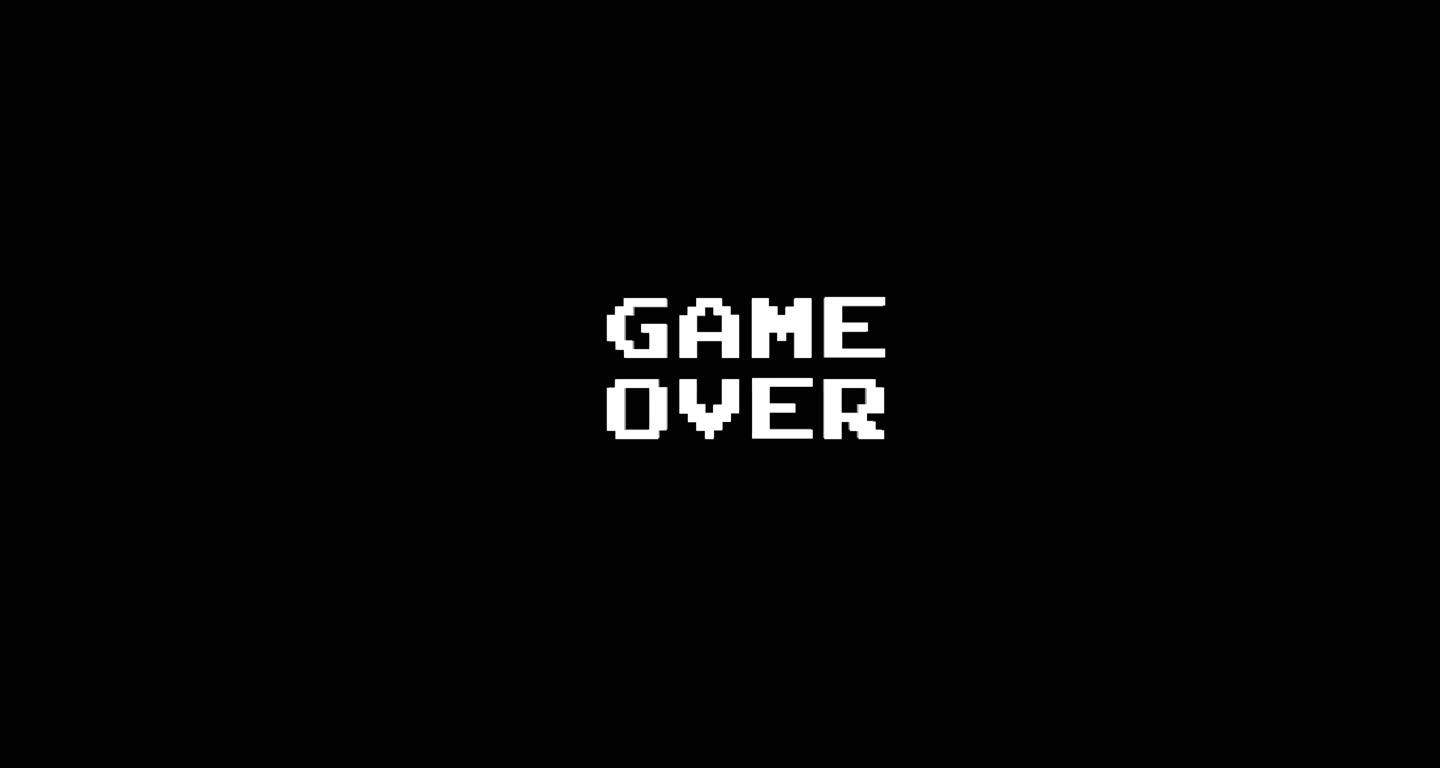

This game map was drawn from its Tiled (.tmx) file and the tilesets committed beside it. A one-line description and the trimmed map source follow:
An orthogonal 45x24 tile map with 32x32 px tiles, 1 tile layer (Calque 1).

<map version="1.2" tiledversion="1.3.1" orientation="orthogonal" renderorder="left-up" compressionlevel="0" width="45" height="24" tilewidth="32" tileheight="32" infinite="0" nextlayerid="2" nextobjectid="1">
 <tileset firstgid="1" name="gameover" tilewidth="32" tileheight="32" tilecount="390" columns="26">
  <image source="gameover.jpg" width="852" height="480" />
 </tileset>
 <layer id="1" name="Calque 1" width="45" height="24">
  <data>[1080 cells, 1080 non-empty, 313 distinct tile ids]</data>
 </layer>
</map>
